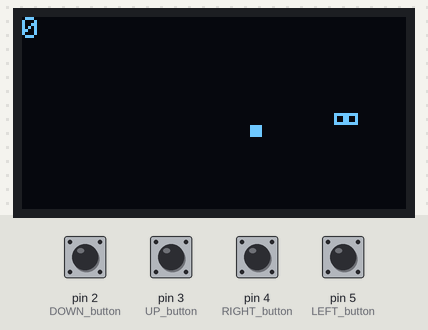
This sketch was run on a simulated Arduino Uno, built with avr-gcc and run on an emulated ATmega328P. Parts: 128×64 one-colour display. Inputs (shaded band) come from the test bench; at power-on: pin 2 (DOWN_button), pin 3 (UP_button), pin 4 (RIGHT_button), pin 5 (LEFT_button) HIGH. The display library's start-up logo is not drawn; random numbers use the default seed unless the sketch sets one.

Above: at 1.2 s.
1.3 s: pin 2 (DOWN_button) pulled LOW for 0.15 s
At 1.43 s:
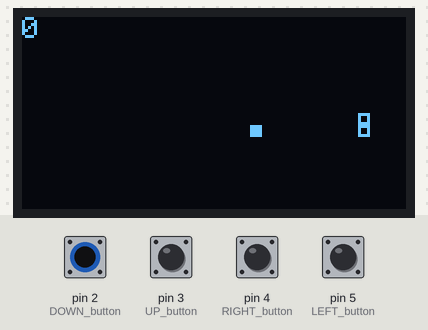
2.0 s: pin 4 (RIGHT_button) pulled LOW for 0.15 s
At 2.13 s:
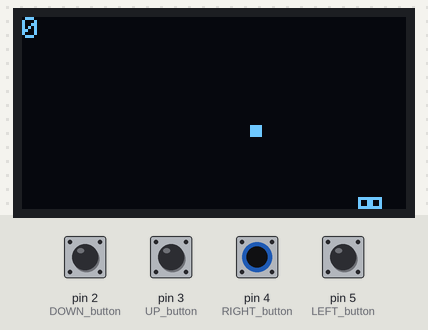
2.7 s: pin 3 (UP_button) pulled LOW for 0.15 s
At 2.83 s:
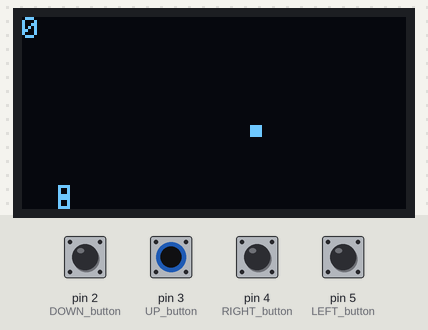
3.4 s: pin 5 (LEFT_button) pulled LOW for 0.15 s
At 3.53 s:
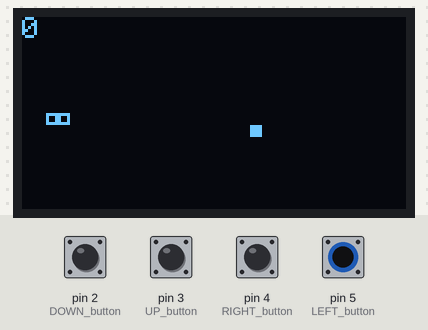
4.1 s: pin 2 (DOWN_button) pulled LOW for 1 s
At 4.33 s:
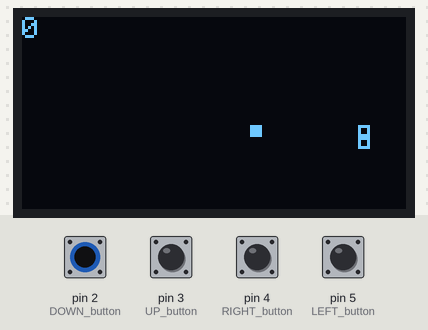
5.7 s: pin 4 (RIGHT_button) pulled LOW for 1 s
At 5.83 s:
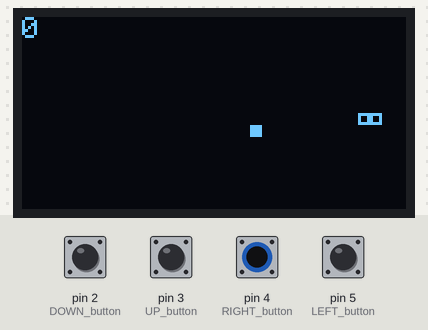

The sketch:

snake_game.ino
```cpp
#include <SPI.h>
#include <Wire.h>
#include <Adafruit_GFX.h>
#include <Adafruit_SSD1306.h>

#define DOWN_button        2
#define UP_button          3
#define RIGHT_button       4
#define LEFT_button        5

#define SCREEN_WIDTH 128
#define SCREEN_HEIGHT 64
#define OLED_MOSI   9
#define OLED_CLK   10
#define OLED_DC    11
#define OLED_CS    12
#define OLED_RESET 13
Adafruit_SSD1306 display(SCREEN_WIDTH, SCREEN_HEIGHT, OLED_MOSI, OLED_CLK, OLED_DC, OLED_RESET, OLED_CS);

unsigned long int frameTime;

int tsz = 4;              //tile size, 4 recommended (for full use of screen, use powers of 2)
int xsz = 128/tsz;        //canvas size
int ysz = 64/tsz;
int ax = 0;               //apple position
int ay = 0;
int px = 16;              //player position
int py = 8;
int xdir = 1;             //player direction
int ydir = 0;
int plen = 2;             //initial player length
int posx[64];             //array containing snake coordinates
int posy[64];
int score = 0;            //player score
int sx = 12 / tsz;        //bounds of score display in top left corner
int sy = 8 / tsz;
String scoreStr = "0";    //player score as string
double tps = 10;          //snake speed in tiles per second


void setup() {
  pinMode(UP_button, INPUT_PULLUP);
  pinMode(DOWN_button, INPUT_PULLUP);
  pinMode(RIGHT_button, INPUT_PULLUP);
  pinMode(LEFT_button, INPUT_PULLUP);

  Serial.begin(9600);
  if(!display.begin(SSD1306_SWITCHCAPVCC)) {
    Serial.println(F("SSD1306 allocation failed"));
    for(;;); // Don't proceed, loop forever
  }
  display.display();
  display.clearDisplay();

  frameTime = millis();

  initialize();

  newApple();
}


void initialize(){                            //put snake in initial position
  for (int i = 0; i < plen; i++){
    posx[i] = px-i;
    posy[i] = py;
  }
}


void newApple(){                              //generate random pos for new apple
  ax = random(sx, xsz);                       //new pos excluding top left corner due to score display
  ay = random(sy, ysz);
  for (int i = 0; i < plen; i++){             //check if apple pos occupied by snake
    while((ax == posx[i] && ay == posy[i]) || (ax == px && ay == py)){
      newApple();                             //generate new apple recursively until not on snake
      break;
    }
  }
}


void drawSnake(){
  for (int i = plen; i > 0; i--){             //update snake coordinates in pos array
    posx[i] = posx[i-1];
    posy[i] = posy[i-1];
  }
  posx[0] = px;                               //new head inserted in pos array
  posy[0] = py;

  for (int i = 0; i < plen; i++){             //draw snake from pos array
    display.drawRect(posx[i]*tsz, posy[i]*tsz, tsz, tsz, SSD1306_WHITE);
  }
}


void drawApple(){
  display.fillRect(ax*tsz, ay*tsz, tsz, tsz, SSD1306_WHITE);
}


void displayScore(){
  display.setTextSize(1);
  display.setTextColor(SSD1306_WHITE);
  display.setCursor(0, 0);
  display.println(scoreStr);
}


void gameOver(){                              // láta slöngu blikka þrisvar og upphafsstilla öll gildi.
  for (int i = 0; i < 4; i++){  //blink snake 4 times
    display.clearDisplay();
    for (int i = 0; i < plen; i++) display.drawRect(posx[i]*tsz, posy[i]*tsz, tsz, tsz, SSD1306_WHITE);
    drawApple();
    displayScore();
    display.display();
    delay(300);
    display.clearDisplay();
    drawApple();
    displayScore();
    display.display();
    delay(300);
  }

  px = 16;                                    //reset game
  py = 8;
  xdir = 1;
  ydir = 0;
  plen = 2;
  score = 0;
  scoreStr = String(score);
  tps = 10;
  displayScore();
  initialize();
  newApple();
}


void loop(){

  if (ydir == 0){                             //if snake is going left/right:
    while((frameTime + 1000/tps) > millis()){ //polling for input (up/down) until next frame
      if (!digitalRead(DOWN_button)){         //go down
        xdir = 0;
        ydir = 1;
      }
      if (!digitalRead(UP_button)){           //go up
        xdir = 0;
        ydir = -1;
      }
    }
  }
  else {                                      //if snake is going up/down:
    while((frameTime + 1000/tps) > millis()){ //polling for input (left/right) until next frame
      if (!digitalRead(RIGHT_button)){        //go right
        xdir = 1;
        ydir = 0;
      }
      if (!digitalRead(LEFT_button)){         //go left
        xdir = -1;
        ydir = 0;
      }
    }
  }

  frameTime = millis();                       //current time

  px += xdir;                                 //new head position
  py += ydir;
  if (px < 0) px = xsz - 1;                   //wrap snake around screen
  if (px > xsz - 1) px = 0;
  if (py < 0) py = ysz - 1;
  if (py > ysz - 1) py = 0;

  if(px == ax && py == ay){                   //check if snake is eating an apple
    plen++;                                   //increase length
    randomSeed(frameTime);                    //new random seed before generation of new apple
    newApple();                               //generate new apple
    score++;                                  //increase score
    scoreStr = String(score);                 //update score string
    tps += 0.4;                               //increase speed by 0.4 tiles/s
  }

  for (int i = 0; i < plen; i++){
    if (px == posx[i] && py == posy[i]){
      gameOver();
    }
  }

  display.clearDisplay();
  drawSnake();
  drawApple();
  displayScore();
  display.display();
}
```
